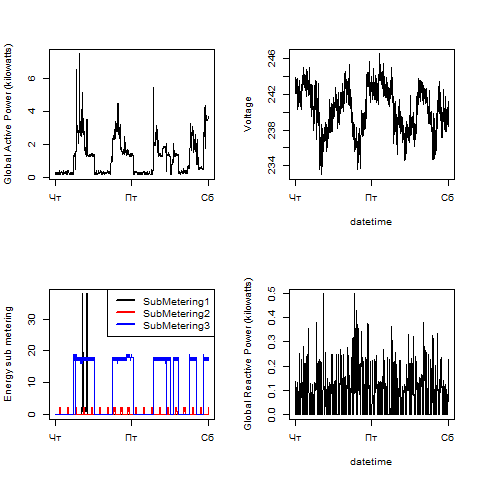

This figure's R source:
if(!exists("get_tidy_data", mode = "function")) source("get_tidy_data.R")
if(!exists("draw_plot2", mode = "function")) source("plot2.R")
if(!exists("draw_plot3", mode = "function")) source("plot3.R")

D <- get_filtered_data()

png("plot4.png", width = 480, height = 480)

par("mfrow" = c(2, 2))

draw_plot2()

plot(D$DateTime, D$Voltage, ylab = "Voltage", xlab = "datetime", type = "l")    

draw_plot3()

plot(D$DateTime, D$GlobalReactivePower, ylab = "Global Reactive Power (kilowatts)", xlab = "datetime", type = "l")    

dev.off()